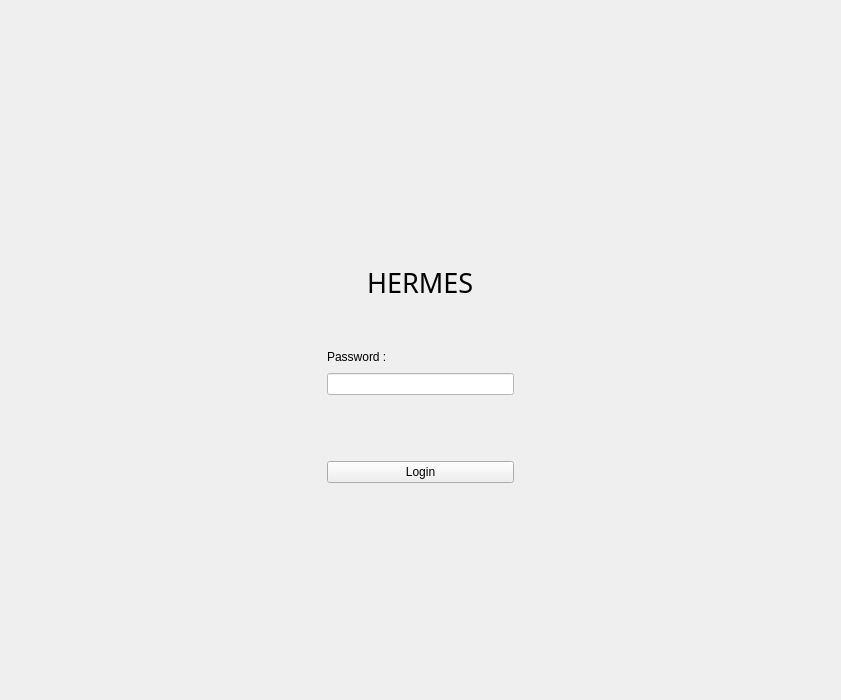
<?xml version="1.0" encoding="UTF-8"?>
<ui version="4.0">
 <class>connexion</class>
 <widget class="QMainWindow" name="connexion">
  <property name="geometry">
   <rect>
    <x>0</x>
    <y>0</y>
    <width>841</width>
    <height>700</height>
   </rect>
  </property>
  <property name="palette">
   <palette>
    <active>
     <colorrole role="Text">
      <brush brushstyle="SolidPattern">
       <color alpha="255">
        <red>46</red>
        <green>84</green>
        <blue>151</blue>
       </color>
      </brush>
     </colorrole>
    </active>
    <inactive>
     <colorrole role="Text">
      <brush brushstyle="SolidPattern">
       <color alpha="255">
        <red>46</red>
        <green>84</green>
        <blue>151</blue>
       </color>
      </brush>
     </colorrole>
    </inactive>
    <disabled>
     <colorrole role="Text">
      <brush brushstyle="SolidPattern">
       <color alpha="255">
        <red>120</red>
        <green>120</green>
        <blue>120</blue>
       </color>
      </brush>
     </colorrole>
    </disabled>
   </palette>
  </property>
  <property name="windowTitle">
   <string>Hermes - Secure messaging</string>
  </property>
  <property name="styleSheet">
   <string notr="true"/>
  </property>
  <widget class="QWidget" name="centralwidget">
   <layout class="QGridLayout" name="gridLayout_4">
    <item row="0" column="0">
     <layout class="QGridLayout" name="gridLayout_3">
      <item row="2" column="0">
       <spacer name="horizontalSpacer_5">
        <property name="orientation">
         <enum>Qt::Horizontal</enum>
        </property>
        <property name="sizeHint" stdset="0">
         <size>
          <width>40</width>
          <height>20</height>
         </size>
        </property>
       </spacer>
      </item>
      <item row="3" column="0">
       <spacer name="verticalSpacer_4">
        <property name="orientation">
         <enum>Qt::Vertical</enum>
        </property>
        <property name="sizeHint" stdset="0">
         <size>
          <width>20</width>
          <height>40</height>
         </size>
        </property>
       </spacer>
      </item>
      <item row="0" column="2">
       <spacer name="verticalSpacer_3">
        <property name="orientation">
         <enum>Qt::Vertical</enum>
        </property>
        <property name="sizeHint" stdset="0">
         <size>
          <width>20</width>
          <height>40</height>
         </size>
        </property>
       </spacer>
      </item>
      <item row="2" column="1">
       <layout class="QGridLayout" name="gridLayout">
        <item row="4" column="1">
         <widget class="QLabel" name="label_event">
          <property name="text">
           <string/>
          </property>
         </widget>
        </item>
        <item row="2" column="2">
         <spacer name="horizontalSpacer_2">
          <property name="orientation">
           <enum>Qt::Horizontal</enum>
          </property>
          <property name="sizeHint" stdset="0">
           <size>
            <width>40</width>
            <height>20</height>
           </size>
          </property>
         </spacer>
        </item>
        <item row="2" column="1">
         <widget class="QLabel" name="label">
          <property name="text">
           <string>Password :</string>
          </property>
         </widget>
        </item>
        <item row="2" column="0">
         <spacer name="horizontalSpacer">
          <property name="orientation">
           <enum>Qt::Horizontal</enum>
          </property>
          <property name="sizeHint" stdset="0">
           <size>
            <width>40</width>
            <height>20</height>
           </size>
          </property>
         </spacer>
        </item>
        <item row="3" column="1">
         <widget class="QLineEdit" name="lineEdit_login">
          <property name="palette">
           <palette>
            <active>
             <colorrole role="WindowText">
              <brush brushstyle="SolidPattern">
               <color alpha="255">
                <red>0</red>
                <green>0</green>
                <blue>0</blue>
               </color>
              </brush>
             </colorrole>
             <colorrole role="Button">
              <brush brushstyle="SolidPattern">
               <color alpha="255">
                <red>255</red>
                <green>255</green>
                <blue>255</blue>
               </color>
              </brush>
             </colorrole>
             <colorrole role="Light">
              <brush brushstyle="SolidPattern">
               <color alpha="255">
                <red>255</red>
                <green>255</green>
                <blue>255</blue>
               </color>
              </brush>
             </colorrole>
             <colorrole role="Midlight">
              <brush brushstyle="SolidPattern">
               <color alpha="255">
                <red>255</red>
                <green>255</green>
                <blue>255</blue>
               </color>
              </brush>
             </colorrole>
             <colorrole role="Dark">
              <brush brushstyle="SolidPattern">
               <color alpha="255">
                <red>127</red>
                <green>127</green>
                <blue>127</blue>
               </color>
              </brush>
             </colorrole>
             <colorrole role="Mid">
              <brush brushstyle="SolidPattern">
               <color alpha="255">
                <red>170</red>
                <green>170</green>
                <blue>170</blue>
               </color>
              </brush>
             </colorrole>
             <colorrole role="Text">
              <brush brushstyle="SolidPattern">
               <color alpha="255">
                <red>0</red>
                <green>0</green>
                <blue>0</blue>
               </color>
              </brush>
             </colorrole>
             <colorrole role="BrightText">
              <brush brushstyle="SolidPattern">
               <color alpha="255">
                <red>255</red>
                <green>255</green>
                <blue>255</blue>
               </color>
              </brush>
             </colorrole>
             <colorrole role="ButtonText">
              <brush brushstyle="SolidPattern">
               <color alpha="255">
                <red>0</red>
                <green>0</green>
                <blue>0</blue>
               </color>
              </brush>
             </colorrole>
             <colorrole role="Base">
              <brush brushstyle="SolidPattern">
               <color alpha="255">
                <red>255</red>
                <green>255</green>
                <blue>255</blue>
               </color>
              </brush>
             </colorrole>
             <colorrole role="Window">
              <brush brushstyle="SolidPattern">
               <color alpha="255">
                <red>255</red>
                <green>255</green>
                <blue>255</blue>
               </color>
              </brush>
             </colorrole>
             <colorrole role="Shadow">
              <brush brushstyle="SolidPattern">
               <color alpha="255">
                <red>0</red>
                <green>0</green>
                <blue>0</blue>
               </color>
              </brush>
             </colorrole>
             <colorrole role="AlternateBase">
              <brush brushstyle="SolidPattern">
               <color alpha="255">
                <red>255</red>
                <green>255</green>
                <blue>255</blue>
               </color>
              </brush>
             </colorrole>
             <colorrole role="ToolTipBase">
              <brush brushstyle="SolidPattern">
               <color alpha="255">
                <red>255</red>
                <green>255</green>
                <blue>220</blue>
               </color>
              </brush>
             </colorrole>
             <colorrole role="ToolTipText">
              <brush brushstyle="SolidPattern">
               <color alpha="255">
                <red>0</red>
                <green>0</green>
                <blue>0</blue>
               </color>
              </brush>
             </colorrole>
            </active>
            <inactive>
             <colorrole role="WindowText">
              <brush brushstyle="SolidPattern">
               <color alpha="255">
                <red>0</red>
                <green>0</green>
                <blue>0</blue>
               </color>
              </brush>
             </colorrole>
             <colorrole role="Button">
              <brush brushstyle="SolidPattern">
               <color alpha="255">
                <red>255</red>
                <green>255</green>
                <blue>255</blue>
               </color>
              </brush>
             </colorrole>
             <colorrole role="Light">
              <brush brushstyle="SolidPattern">
               <color alpha="255">
                <red>255</red>
                <green>255</green>
                <blue>255</blue>
               </color>
              </brush>
             </colorrole>
             <colorrole role="Midlight">
              <brush brushstyle="SolidPattern">
               <color alpha="255">
                <red>255</red>
                <green>255</green>
                <blue>255</blue>
               </color>
              </brush>
             </colorrole>
             <colorrole role="Dark">
              <brush brushstyle="SolidPattern">
               <color alpha="255">
                <red>127</red>
                <green>127</green>
                <blue>127</blue>
               </color>
              </brush>
             </colorrole>
             <colorrole role="Mid">
              <brush brushstyle="SolidPattern">
               <color alpha="255">
                <red>170</red>
                <green>170</green>
                <blue>170</blue>
               </color>
              </brush>
             </colorrole>
             <colorrole role="Text">
              <brush brushstyle="SolidPattern">
               <color alpha="255">
                <red>0</red>
                <green>0</green>
                <blue>0</blue>
               </color>
              </brush>
             </colorrole>
             <colorrole role="BrightText">
              <brush brushstyle="SolidPattern">
               <color alpha="255">
                <red>255</red>
                <green>255</green>
                <blue>255</blue>
               </color>
              </brush>
             </colorrole>
             <colorrole role="ButtonText">
              <brush brushstyle="SolidPattern">
               <color alpha="255">
                <red>0</red>
                <green>0</green>
                <blue>0</blue>
               </color>
              </brush>
             </colorrole>
             <colorrole role="Base">
              <brush brushstyle="SolidPattern">
               <color alpha="255">
                <red>255</red>
                <green>255</green>
                <blue>255</blue>
               </color>
              </brush>
             </colorrole>
             <colorrole role="Window">
              <brush brushstyle="SolidPattern">
               <color alpha="255">
                <red>255</red>
                <green>255</green>
                <blue>255</blue>
               </color>
              </brush>
             </colorrole>
             <colorrole role="Shadow">
              <brush brushstyle="SolidPattern">
               <color alpha="255">
                <red>0</red>
                <green>0</green>
                <blue>0</blue>
               </color>
              </brush>
             </colorrole>
             <colorrole role="AlternateBase">
              <brush brushstyle="SolidPattern">
               <color alpha="255">
                <red>255</red>
                <green>255</green>
                <blue>255</blue>
               </color>
              </brush>
             </colorrole>
             <colorrole role="ToolTipBase">
              <brush brushstyle="SolidPattern">
               <color alpha="255">
                <red>255</red>
                <green>255</green>
                <blue>220</blue>
               </color>
              </brush>
             </colorrole>
             <colorrole role="ToolTipText">
              <brush brushstyle="SolidPattern">
               <color alpha="255">
                <red>0</red>
                <green>0</green>
                <blue>0</blue>
               </color>
              </brush>
             </colorrole>
            </inactive>
            <disabled>
             <colorrole role="WindowText">
              <brush brushstyle="SolidPattern">
               <color alpha="255">
                <red>127</red>
                <green>127</green>
                <blue>127</blue>
               </color>
              </brush>
             </colorrole>
             <colorrole role="Button">
              <brush brushstyle="SolidPattern">
               <color alpha="255">
                <red>255</red>
                <green>255</green>
                <blue>255</blue>
               </color>
              </brush>
             </colorrole>
             <colorrole role="Light">
              <brush brushstyle="SolidPattern">
               <color alpha="255">
                <red>255</red>
                <green>255</green>
                <blue>255</blue>
               </color>
              </brush>
             </colorrole>
             <colorrole role="Midlight">
              <brush brushstyle="SolidPattern">
               <color alpha="255">
                <red>255</red>
                <green>255</green>
                <blue>255</blue>
               </color>
              </brush>
             </colorrole>
             <colorrole role="Dark">
              <brush brushstyle="SolidPattern">
               <color alpha="255">
                <red>127</red>
                <green>127</green>
                <blue>127</blue>
               </color>
              </brush>
             </colorrole>
             <colorrole role="Mid">
              <brush brushstyle="SolidPattern">
               <color alpha="255">
                <red>170</red>
                <green>170</green>
                <blue>170</blue>
               </color>
              </brush>
             </colorrole>
             <colorrole role="Text">
              <brush brushstyle="SolidPattern">
               <color alpha="255">
                <red>127</red>
                <green>127</green>
                <blue>127</blue>
               </color>
              </brush>
             </colorrole>
             <colorrole role="BrightText">
              <brush brushstyle="SolidPattern">
               <color alpha="255">
                <red>255</red>
                <green>255</green>
                <blue>255</blue>
               </color>
              </brush>
             </colorrole>
             <colorrole role="ButtonText">
              <brush brushstyle="SolidPattern">
               <color alpha="255">
                <red>127</red>
                <green>127</green>
                <blue>127</blue>
               </color>
              </brush>
             </colorrole>
             <colorrole role="Base">
              <brush brushstyle="SolidPattern">
               <color alpha="255">
                <red>255</red>
                <green>255</green>
                <blue>255</blue>
               </color>
              </brush>
             </colorrole>
             <colorrole role="Window">
              <brush brushstyle="SolidPattern">
               <color alpha="255">
                <red>255</red>
                <green>255</green>
                <blue>255</blue>
               </color>
              </brush>
             </colorrole>
             <colorrole role="Shadow">
              <brush brushstyle="SolidPattern">
               <color alpha="255">
                <red>0</red>
                <green>0</green>
                <blue>0</blue>
               </color>
              </brush>
             </colorrole>
             <colorrole role="AlternateBase">
              <brush brushstyle="SolidPattern">
               <color alpha="255">
                <red>255</red>
                <green>255</green>
                <blue>255</blue>
               </color>
              </brush>
             </colorrole>
             <colorrole role="ToolTipBase">
              <brush brushstyle="SolidPattern">
               <color alpha="255">
                <red>255</red>
                <green>255</green>
                <blue>220</blue>
               </color>
              </brush>
             </colorrole>
             <colorrole role="ToolTipText">
              <brush brushstyle="SolidPattern">
               <color alpha="255">
                <red>0</red>
                <green>0</green>
                <blue>0</blue>
               </color>
              </brush>
             </colorrole>
            </disabled>
           </palette>
          </property>
          <property name="echoMode">
           <enum>QLineEdit::Password</enum>
          </property>
         </widget>
        </item>
        <item row="1" column="1">
         <spacer name="verticalSpacer">
          <property name="orientation">
           <enum>Qt::Vertical</enum>
          </property>
          <property name="sizeHint" stdset="0">
           <size>
            <width>20</width>
            <height>40</height>
           </size>
          </property>
         </spacer>
        </item>
        <item row="0" column="1">
         <layout class="QGridLayout" name="gridLayout_2">
          <item row="1" column="1">
           <widget class="QLabel" name="label_2">
            <property name="text">
             <string/>
            </property>
            <property name="pixmap">
             <pixmap>../../Documents/BSI-2021-2022/PA/DA/hermes130x130.png</pixmap>
            </property>
           </widget>
          </item>
          <item row="2" column="1">
           <widget class="QLabel" name="label_3">
            <property name="font">
             <font>
              <family>Eras Demi ITC</family>
              <pointsize>20</pointsize>
             </font>
            </property>
            <property name="text">
             <string>HERMES</string>
            </property>
           </widget>
          </item>
          <item row="1" column="0">
           <spacer name="horizontalSpacer_3">
            <property name="orientation">
             <enum>Qt::Horizontal</enum>
            </property>
            <property name="sizeHint" stdset="0">
             <size>
              <width>40</width>
              <height>20</height>
             </size>
            </property>
           </spacer>
          </item>
          <item row="1" column="2">
           <spacer name="horizontalSpacer_4">
            <property name="orientation">
             <enum>Qt::Horizontal</enum>
            </property>
            <property name="sizeHint" stdset="0">
             <size>
              <width>40</width>
              <height>20</height>
             </size>
            </property>
           </spacer>
          </item>
         </layout>
        </item>
        <item row="7" column="1">
         <widget class="QPushButton" name="pushButton_login">
          <property name="text">
           <string>Login</string>
          </property>
         </widget>
        </item>
        <item row="6" column="1">
         <spacer name="verticalSpacer_2">
          <property name="orientation">
           <enum>Qt::Vertical</enum>
          </property>
          <property name="sizeHint" stdset="0">
           <size>
            <width>20</width>
            <height>40</height>
           </size>
          </property>
         </spacer>
        </item>
       </layout>
      </item>
      <item row="1" column="2">
       <spacer name="horizontalSpacer_6">
        <property name="orientation">
         <enum>Qt::Horizontal</enum>
        </property>
        <property name="sizeHint" stdset="0">
         <size>
          <width>40</width>
          <height>20</height>
         </size>
        </property>
       </spacer>
      </item>
     </layout>
    </item>
   </layout>
  </widget>
 </widget>
 <resources/>
 <connections/>
</ui>
